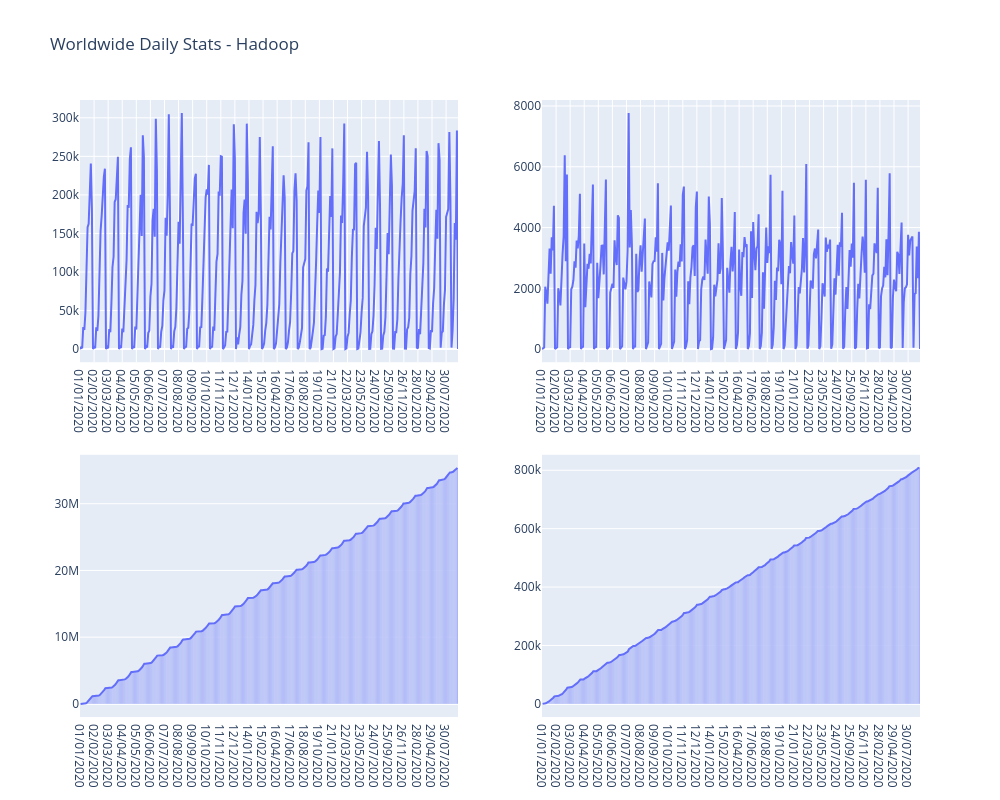

Source (notebook cell):
### Code cell
data_dir2='../../output/hadoop/'
data_file3=data_dir2+'USA_daily_stats.csv'
data_file4=data_dir2+'worldwide_daily_stats.csv'

fig1=plot_time_series(data_file4,'totalCases')
fig2=plot_time_series(data_file4,'totalDeaths')
fig3=plot_bar_line(data_file4,'cumulativeCases')
fig4=plot_bar_line(data_file4,'cumulativeDeaths')

# make the 4 figs a 4x4
fig = make_subplots(rows=2, cols=2)
fig.add_traces(fig1.data, rows=1, cols=1)
fig.add_traces(fig2.data, rows=1, cols=2)
fig.add_traces(fig3.data, rows=2, cols=1)
fig.add_traces(fig4.data, rows=2, cols=2)   

fig.update_layout(height=800, width=1000, title_text="Worldwide Daily Stats - Hadoop")
fig.show()

### Figure 1 — Plotly figure (JSON) as saved in the notebook; plotly's stock layout.template omitted (floating-point values rounded to 4 significant figures; data arrays with more than 128 entries replaced by an {"elided": "..."} marker saying what was removed)
{"data": [{"hovertemplate": "_id=%{x}<br>totalCases=%{y}<extra></extra>", "legendgroup": "", "line": {"color": "#636efa", "dash": "solid"}, "marker": {"symbol": "circle"}, "mode": "lines", "name": "", "orientation": "v", "showlegend": false, "type": "scatter", "x": {"elided": "350 str values"}, "xaxis": "x", "y": {"elided": "350 int values"}, "yaxis": "y"}, {"hovertemplate": "_id=%{x}<br>totalDeaths=%{y}<extra></extra>", "legendgroup": "", "line": {"color": "#636efa", "dash": "solid"}, "marker": {"symbol": "circle"}, "mode": "lines", "name": "", "orientation": "v", "showlegend": false, "type": "scatter", "x": {"elided": "350 str values"}, "xaxis": "x2", "y": {"elided": "350 int values"}, "yaxis": "y2"}, {"hovertemplate": "_id=%{x}<br>cumulativeCases=%{y}<extra></extra>", "legendgroup": "", "marker": {"color": "#636efa", "pattern": {"shape": ""}}, "name": "", "orientation": "v", "showlegend": false, "textposition": "auto", "type": "bar", "x": {"elided": "350 str values"}, "xaxis": "x3", "y": {"elided": "350 int values"}, "yaxis": "y3"}, {"hovertemplate": "_id=%{x}<br>cumulativeCases=%{y}<extra></extra>", "legendgroup": "", "line": {"color": "#636efa", "dash": "solid"}, "marker": {"symbol": "circle"}, "mode": "lines", "name": "", "orientation": "v", "showlegend": false, "type": "scatter", "x": {"elided": "350 str values"}, "xaxis": "x3", "y": {"elided": "350 int values"}, "yaxis": "y3"}, {"hovertemplate": "_id=%{x}<br>cumulativeDeaths=%{y}<extra></extra>", "legendgroup": "", "marker": {"color": "#636efa", "pattern": {"shape": ""}}, "name": "", "orientation": "v", "showlegend": false, "textposition": "auto", "type": "bar", "x": {"elided": "350 str values"}, "xaxis": "x4", "y": {"elided": "350 int values"}, "yaxis": "y4"}, {"hovertemplate": "_id=%{x}<br>cumulativeDeaths=%{y}<extra></extra>", "legendgroup": "", "line": {"color": "#636efa", "dash": "solid"}, "marker": {"symbol": "circle"}, "mode": "lines", "name": "", "orientation": "v", "showlegend": false, "type": "scatter", "x": {"elided": "350 str values"}, "xaxis": "x4", "y": {"elided": "350 int values"}, "yaxis": "y4"}], "layout": {"height": 800, "title": {"text": "Worldwide Daily Stats - Hadoop"}, "width": 1000, "xaxis": {"anchor": "y", "domain": [0, 0.45]}, "xaxis2": {"anchor": "y2", "domain": [0.55, 1]}, "xaxis3": {"anchor": "y3", "domain": [0, 0.45]}, "xaxis4": {"anchor": "y4", "domain": [0.55, 1]}, "yaxis": {"anchor": "x", "domain": [0.575, 1]}, "yaxis2": {"anchor": "x2", "domain": [0.575, 1]}, "yaxis3": {"anchor": "x3", "domain": [0, 0.425]}, "yaxis4": {"anchor": "x4", "domain": [0, 0.425]}}}
